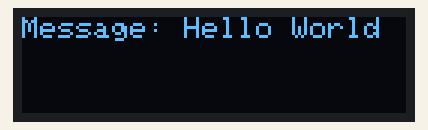
Recording of a sketch running on a simulated ESP32. Shown: 128×32 one-colour display. The display library's start-up logo is not drawn.

Above: at 2.1 s.

The sketch:

22_OLED_HelloWorld.ino
```cpp
#include <Wire.h>
#include <Adafruit_SSD1306.h>
#include <Adafruit_Sensor.h>

#define SCREEN_WIDTH 128  // OLED display width, in pixels
#define SCREEN_HEIGHT 32  // OLED display height, in pixels

Adafruit_SSD1306 display(SCREEN_WIDTH, SCREEN_HEIGHT, &Wire);

void setup() {
  Serial.begin(115200);
  Wire.begin();  // Initialize I2C communication
  // SSD1306_SWITCHCAPVCC = generate display voltage from 3.3V internally
  if (!display.begin(SSD1306_SWITCHCAPVCC, 0x3C)) {  // Address 0x3C for 128x32
    Serial.println(F("SSD1306 allocation failed"));
    for (;;)
      ;  // Don't proceed, loop forever
  }
  display.display();  // Display AdaFruit Logo
  delay(2000);        // Pause for 2 seconds
  display.clearDisplay();
  display.setTextSize(1);
  display.setTextColor(WHITE);
  display.setRotation(0);
  display.setCursor(0, 0);

  display.println("Message: Hello World");//loading data prior to display
  display.display();             //Update the OLED display
}

void loop() {

}
```
